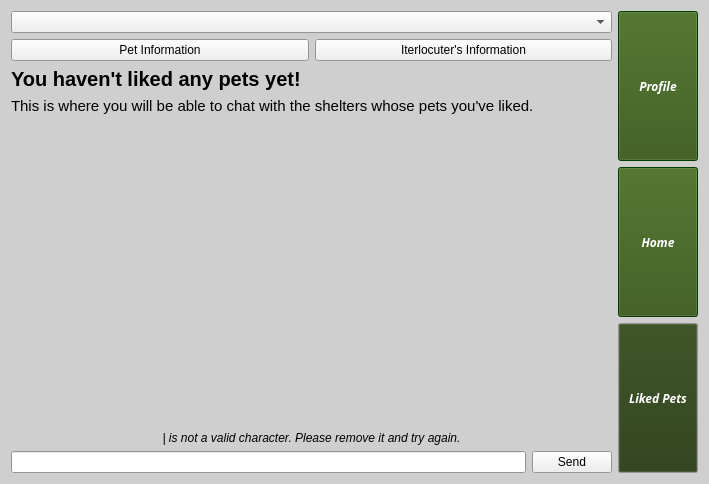
<?xml version="1.0" encoding="UTF-8"?>
<ui version="4.0">
 <class>PetList</class>
 <widget class="QWidget" name="PetList">
  <property name="geometry">
   <rect>
    <x>0</x>
    <y>0</y>
    <width>709</width>
    <height>484</height>
   </rect>
  </property>
  <property name="palette">
   <palette>
    <active>
     <colorrole role="WindowText">
      <brush brushstyle="SolidPattern">
       <color alpha="255">
        <red>0</red>
        <green>0</green>
        <blue>0</blue>
       </color>
      </brush>
     </colorrole>
     <colorrole role="Midlight">
      <brush brushstyle="SolidPattern">
       <color alpha="255">
        <red>255</red>
        <green>255</green>
        <blue>255</blue>
       </color>
      </brush>
     </colorrole>
     <colorrole role="Dark">
      <brush brushstyle="SolidPattern">
       <color alpha="255">
        <red>255</red>
        <green>255</green>
        <blue>255</blue>
       </color>
      </brush>
     </colorrole>
     <colorrole role="Mid">
      <brush brushstyle="SolidPattern">
       <color alpha="255">
        <red>255</red>
        <green>255</green>
        <blue>255</blue>
       </color>
      </brush>
     </colorrole>
     <colorrole role="Text">
      <brush brushstyle="SolidPattern">
       <color alpha="255">
        <red>0</red>
        <green>0</green>
        <blue>0</blue>
       </color>
      </brush>
     </colorrole>
     <colorrole role="ButtonText">
      <brush brushstyle="SolidPattern">
       <color alpha="255">
        <red>0</red>
        <green>0</green>
        <blue>0</blue>
       </color>
      </brush>
     </colorrole>
     <colorrole role="Base">
      <brush brushstyle="SolidPattern">
       <color alpha="255">
        <red>255</red>
        <green>255</green>
        <blue>255</blue>
       </color>
      </brush>
     </colorrole>
     <colorrole role="Window">
      <brush brushstyle="SolidPattern">
       <color alpha="255">
        <red>207</red>
        <green>207</green>
        <blue>207</blue>
       </color>
      </brush>
     </colorrole>
     <colorrole role="Shadow">
      <brush brushstyle="SolidPattern">
       <color alpha="255">
        <red>255</red>
        <green>255</green>
        <blue>255</blue>
       </color>
      </brush>
     </colorrole>
    </active>
    <inactive>
     <colorrole role="WindowText">
      <brush brushstyle="SolidPattern">
       <color alpha="255">
        <red>0</red>
        <green>0</green>
        <blue>0</blue>
       </color>
      </brush>
     </colorrole>
     <colorrole role="Midlight">
      <brush brushstyle="SolidPattern">
       <color alpha="255">
        <red>255</red>
        <green>255</green>
        <blue>255</blue>
       </color>
      </brush>
     </colorrole>
     <colorrole role="Dark">
      <brush brushstyle="SolidPattern">
       <color alpha="255">
        <red>255</red>
        <green>255</green>
        <blue>255</blue>
       </color>
      </brush>
     </colorrole>
     <colorrole role="Mid">
      <brush brushstyle="SolidPattern">
       <color alpha="255">
        <red>255</red>
        <green>255</green>
        <blue>255</blue>
       </color>
      </brush>
     </colorrole>
     <colorrole role="Text">
      <brush brushstyle="SolidPattern">
       <color alpha="255">
        <red>0</red>
        <green>0</green>
        <blue>0</blue>
       </color>
      </brush>
     </colorrole>
     <colorrole role="ButtonText">
      <brush brushstyle="SolidPattern">
       <color alpha="255">
        <red>0</red>
        <green>0</green>
        <blue>0</blue>
       </color>
      </brush>
     </colorrole>
     <colorrole role="Base">
      <brush brushstyle="SolidPattern">
       <color alpha="255">
        <red>255</red>
        <green>255</green>
        <blue>255</blue>
       </color>
      </brush>
     </colorrole>
     <colorrole role="Window">
      <brush brushstyle="SolidPattern">
       <color alpha="255">
        <red>207</red>
        <green>207</green>
        <blue>207</blue>
       </color>
      </brush>
     </colorrole>
     <colorrole role="Shadow">
      <brush brushstyle="SolidPattern">
       <color alpha="255">
        <red>255</red>
        <green>255</green>
        <blue>255</blue>
       </color>
      </brush>
     </colorrole>
    </inactive>
    <disabled>
     <colorrole role="WindowText">
      <brush brushstyle="SolidPattern">
       <color alpha="255">
        <red>255</red>
        <green>255</green>
        <blue>255</blue>
       </color>
      </brush>
     </colorrole>
     <colorrole role="Midlight">
      <brush brushstyle="SolidPattern">
       <color alpha="255">
        <red>255</red>
        <green>255</green>
        <blue>255</blue>
       </color>
      </brush>
     </colorrole>
     <colorrole role="Dark">
      <brush brushstyle="SolidPattern">
       <color alpha="255">
        <red>255</red>
        <green>255</green>
        <blue>255</blue>
       </color>
      </brush>
     </colorrole>
     <colorrole role="Mid">
      <brush brushstyle="SolidPattern">
       <color alpha="255">
        <red>255</red>
        <green>255</green>
        <blue>255</blue>
       </color>
      </brush>
     </colorrole>
     <colorrole role="Text">
      <brush brushstyle="SolidPattern">
       <color alpha="255">
        <red>255</red>
        <green>255</green>
        <blue>255</blue>
       </color>
      </brush>
     </colorrole>
     <colorrole role="ButtonText">
      <brush brushstyle="SolidPattern">
       <color alpha="255">
        <red>255</red>
        <green>255</green>
        <blue>255</blue>
       </color>
      </brush>
     </colorrole>
     <colorrole role="Base">
      <brush brushstyle="SolidPattern">
       <color alpha="255">
        <red>207</red>
        <green>207</green>
        <blue>207</blue>
       </color>
      </brush>
     </colorrole>
     <colorrole role="Window">
      <brush brushstyle="SolidPattern">
       <color alpha="255">
        <red>207</red>
        <green>207</green>
        <blue>207</blue>
       </color>
      </brush>
     </colorrole>
     <colorrole role="Shadow">
      <brush brushstyle="SolidPattern">
       <color alpha="255">
        <red>255</red>
        <green>255</green>
        <blue>255</blue>
       </color>
      </brush>
     </colorrole>
    </disabled>
   </palette>
  </property>
  <property name="windowTitle">
   <string>Form</string>
  </property>
  <layout class="QVBoxLayout" name="verticalLayout_3">
   <item>
    <layout class="QHBoxLayout" name="horizontalLayout" stretch="2,0">
     <item>
      <layout class="QVBoxLayout" name="chatLayout" stretch="1,0,0,4,0,0">
       <item>
        <widget class="QComboBox" name="otherConvos"/>
       </item>
       <item>
        <layout class="QHBoxLayout" name="horizontalLayout_3">
         <item>
          <widget class="QPushButton" name="petInfoButton">
           <property name="text">
            <string>Pet Information</string>
           </property>
          </widget>
         </item>
         <item>
          <widget class="QPushButton" name="shelterInfoButton">
           <property name="text">
            <string>Iterlocuter's Information</string>
           </property>
          </widget>
         </item>
        </layout>
       </item>
       <item>
        <widget class="QLabel" name="chatTitle">
         <property name="font">
          <font>
           <pointsize>15</pointsize>
           <weight>75</weight>
           <bold>true</bold>
          </font>
         </property>
         <property name="text">
          <string>You haven't liked any pets yet!</string>
         </property>
        </widget>
       </item>
       <item>
        <widget class="QLabel" name="chatbox">
         <property name="palette">
          <palette>
           <active>
            <colorrole role="WindowText">
             <brush brushstyle="SolidPattern">
              <color alpha="255">
               <red>0</red>
               <green>0</green>
               <blue>0</blue>
              </color>
             </brush>
            </colorrole>
           </active>
           <inactive>
            <colorrole role="WindowText">
             <brush brushstyle="SolidPattern">
              <color alpha="255">
               <red>0</red>
               <green>0</green>
               <blue>0</blue>
              </color>
             </brush>
            </colorrole>
           </inactive>
           <disabled>
            <colorrole role="WindowText">
             <brush brushstyle="SolidPattern">
              <color alpha="255">
               <red>0</red>
               <green>42</green>
               <blue>0</blue>
              </color>
             </brush>
            </colorrole>
           </disabled>
          </palette>
         </property>
         <property name="font">
          <font>
           <pointsize>11</pointsize>
          </font>
         </property>
         <property name="text">
          <string>This is where you will be able to chat with the shelters whose pets you've liked.</string>
         </property>
         <property name="alignment">
          <set>Qt::AlignLeading|Qt::AlignLeft|Qt::AlignTop</set>
         </property>
        </widget>
       </item>
       <item>
        <widget class="QLabel" name="invalidWarning">
         <property name="font">
          <font>
           <italic>true</italic>
          </font>
         </property>
         <property name="text">
          <string>| is not a valid character. Please remove it and try again.</string>
         </property>
         <property name="alignment">
          <set>Qt::AlignCenter</set>
         </property>
        </widget>
       </item>
       <item>
        <layout class="QHBoxLayout" name="horizontalLayout_2">
         <item>
          <widget class="QLineEdit" name="lineEdit"/>
         </item>
         <item>
          <widget class="QPushButton" name="sendButton">
           <property name="text">
            <string>Send</string>
           </property>
          </widget>
         </item>
        </layout>
       </item>
      </layout>
     </item>
     <item>
      <layout class="QVBoxLayout" name="menuLayout" stretch="1,1,1">
       <item>
        <widget class="QPushButton" name="profileButton">
         <property name="minimumSize">
          <size>
           <width>80</width>
           <height>150</height>
          </size>
         </property>
         <property name="maximumSize">
          <size>
           <width>10000</width>
           <height>10000</height>
          </size>
         </property>
         <property name="palette">
          <palette>
           <active>
            <colorrole role="WindowText">
             <brush brushstyle="SolidPattern">
              <color alpha="255">
               <red>255</red>
               <green>255</green>
               <blue>255</blue>
              </color>
             </brush>
            </colorrole>
            <colorrole role="Button">
             <brush brushstyle="SolidPattern">
              <color alpha="255">
               <red>50</red>
               <green>85</green>
               <blue>19</blue>
              </color>
             </brush>
            </colorrole>
            <colorrole role="Light">
             <brush brushstyle="SolidPattern">
              <color alpha="255">
               <red>0</red>
               <green>127</green>
               <blue>0</blue>
              </color>
             </brush>
            </colorrole>
            <colorrole role="Midlight">
             <brush brushstyle="SolidPattern">
              <color alpha="255">
               <red>0</red>
               <green>106</green>
               <blue>0</blue>
              </color>
             </brush>
            </colorrole>
            <colorrole role="Dark">
             <brush brushstyle="SolidPattern">
              <color alpha="255">
               <red>0</red>
               <green>42</green>
               <blue>0</blue>
              </color>
             </brush>
            </colorrole>
            <colorrole role="Mid">
             <brush brushstyle="SolidPattern">
              <color alpha="255">
               <red>0</red>
               <green>56</green>
               <blue>0</blue>
              </color>
             </brush>
            </colorrole>
            <colorrole role="Text">
             <brush brushstyle="SolidPattern">
              <color alpha="255">
               <red>255</red>
               <green>255</green>
               <blue>255</blue>
              </color>
             </brush>
            </colorrole>
            <colorrole role="BrightText">
             <brush brushstyle="SolidPattern">
              <color alpha="255">
               <red>255</red>
               <green>255</green>
               <blue>255</blue>
              </color>
             </brush>
            </colorrole>
            <colorrole role="ButtonText">
             <brush brushstyle="SolidPattern">
              <color alpha="255">
               <red>255</red>
               <green>255</green>
               <blue>255</blue>
              </color>
             </brush>
            </colorrole>
            <colorrole role="Base">
             <brush brushstyle="SolidPattern">
              <color alpha="255">
               <red>0</red>
               <green>0</green>
               <blue>0</blue>
              </color>
             </brush>
            </colorrole>
            <colorrole role="Window">
             <brush brushstyle="SolidPattern">
              <color alpha="255">
               <red>0</red>
               <green>85</green>
               <blue>0</blue>
              </color>
             </brush>
            </colorrole>
            <colorrole role="Shadow">
             <brush brushstyle="SolidPattern">
              <color alpha="255">
               <red>0</red>
               <green>0</green>
               <blue>0</blue>
              </color>
             </brush>
            </colorrole>
            <colorrole role="AlternateBase">
             <brush brushstyle="SolidPattern">
              <color alpha="255">
               <red>0</red>
               <green>42</green>
               <blue>0</blue>
              </color>
             </brush>
            </colorrole>
            <colorrole role="ToolTipBase">
             <brush brushstyle="SolidPattern">
              <color alpha="255">
               <red>255</red>
               <green>255</green>
               <blue>220</blue>
              </color>
             </brush>
            </colorrole>
            <colorrole role="ToolTipText">
             <brush brushstyle="SolidPattern">
              <color alpha="255">
               <red>0</red>
               <green>0</green>
               <blue>0</blue>
              </color>
             </brush>
            </colorrole>
           </active>
           <inactive>
            <colorrole role="WindowText">
             <brush brushstyle="SolidPattern">
              <color alpha="255">
               <red>255</red>
               <green>255</green>
               <blue>255</blue>
              </color>
             </brush>
            </colorrole>
            <colorrole role="Button">
             <brush brushstyle="SolidPattern">
              <color alpha="255">
               <red>50</red>
               <green>85</green>
               <blue>19</blue>
              </color>
             </brush>
            </colorrole>
            <colorrole role="Light">
             <brush brushstyle="SolidPattern">
              <color alpha="255">
               <red>0</red>
               <green>127</green>
               <blue>0</blue>
              </color>
             </brush>
            </colorrole>
            <colorrole role="Midlight">
             <brush brushstyle="SolidPattern">
              <color alpha="255">
               <red>0</red>
               <green>106</green>
               <blue>0</blue>
              </color>
             </brush>
            </colorrole>
            <colorrole role="Dark">
             <brush brushstyle="SolidPattern">
              <color alpha="255">
               <red>0</red>
               <green>42</green>
               <blue>0</blue>
              </color>
             </brush>
            </colorrole>
            <colorrole role="Mid">
             <brush brushstyle="SolidPattern">
              <color alpha="255">
               <red>0</red>
               <green>56</green>
               <blue>0</blue>
              </color>
             </brush>
            </colorrole>
            <colorrole role="Text">
             <brush brushstyle="SolidPattern">
              <color alpha="255">
               <red>255</red>
               <green>255</green>
               <blue>255</blue>
              </color>
             </brush>
            </colorrole>
            <colorrole role="BrightText">
             <brush brushstyle="SolidPattern">
              <color alpha="255">
               <red>255</red>
               <green>255</green>
               <blue>255</blue>
              </color>
             </brush>
            </colorrole>
            <colorrole role="ButtonText">
             <brush brushstyle="SolidPattern">
              <color alpha="255">
               <red>255</red>
               <green>255</green>
               <blue>255</blue>
              </color>
             </brush>
            </colorrole>
            <colorrole role="Base">
             <brush brushstyle="SolidPattern">
              <color alpha="255">
               <red>0</red>
               <green>0</green>
               <blue>0</blue>
              </color>
             </brush>
            </colorrole>
            <colorrole role="Window">
             <brush brushstyle="SolidPattern">
              <color alpha="255">
               <red>0</red>
               <green>85</green>
               <blue>0</blue>
              </color>
             </brush>
            </colorrole>
            <colorrole role="Shadow">
             <brush brushstyle="SolidPattern">
              <color alpha="255">
               <red>0</red>
               <green>0</green>
               <blue>0</blue>
              </color>
             </brush>
            </colorrole>
            <colorrole role="AlternateBase">
             <brush brushstyle="SolidPattern">
              <color alpha="255">
               <red>0</red>
               <green>42</green>
               <blue>0</blue>
              </color>
             </brush>
            </colorrole>
            <colorrole role="ToolTipBase">
             <brush brushstyle="SolidPattern">
              <color alpha="255">
               <red>255</red>
               <green>255</green>
               <blue>220</blue>
              </color>
             </brush>
            </colorrole>
            <colorrole role="ToolTipText">
             <brush brushstyle="SolidPattern">
              <color alpha="255">
               <red>0</red>
               <green>0</green>
               <blue>0</blue>
              </color>
             </brush>
            </colorrole>
           </inactive>
           <disabled>
            <colorrole role="WindowText">
             <brush brushstyle="SolidPattern">
              <color alpha="255">
               <red>0</red>
               <green>42</green>
               <blue>0</blue>
              </color>
             </brush>
            </colorrole>
            <colorrole role="Button">
             <brush brushstyle="SolidPattern">
              <color alpha="255">
               <red>50</red>
               <green>85</green>
               <blue>19</blue>
              </color>
             </brush>
            </colorrole>
            <colorrole role="Light">
             <brush brushstyle="SolidPattern">
              <color alpha="255">
               <red>0</red>
               <green>127</green>
               <blue>0</blue>
              </color>
             </brush>
            </colorrole>
            <colorrole role="Midlight">
             <brush brushstyle="SolidPattern">
              <color alpha="255">
               <red>0</red>
               <green>106</green>
               <blue>0</blue>
              </color>
             </brush>
            </colorrole>
            <colorrole role="Dark">
             <brush brushstyle="SolidPattern">
              <color alpha="255">
               <red>0</red>
               <green>42</green>
               <blue>0</blue>
              </color>
             </brush>
            </colorrole>
            <colorrole role="Mid">
             <brush brushstyle="SolidPattern">
              <color alpha="255">
               <red>0</red>
               <green>56</green>
               <blue>0</blue>
              </color>
             </brush>
            </colorrole>
            <colorrole role="Text">
             <brush brushstyle="SolidPattern">
              <color alpha="255">
               <red>0</red>
               <green>42</green>
               <blue>0</blue>
              </color>
             </brush>
            </colorrole>
            <colorrole role="BrightText">
             <brush brushstyle="SolidPattern">
              <color alpha="255">
               <red>255</red>
               <green>255</green>
               <blue>255</blue>
              </color>
             </brush>
            </colorrole>
            <colorrole role="ButtonText">
             <brush brushstyle="SolidPattern">
              <color alpha="255">
               <red>0</red>
               <green>42</green>
               <blue>0</blue>
              </color>
             </brush>
            </colorrole>
            <colorrole role="Base">
             <brush brushstyle="SolidPattern">
              <color alpha="255">
               <red>0</red>
               <green>85</green>
               <blue>0</blue>
              </color>
             </brush>
            </colorrole>
            <colorrole role="Window">
             <brush brushstyle="SolidPattern">
              <color alpha="255">
               <red>0</red>
               <green>85</green>
               <blue>0</blue>
              </color>
             </brush>
            </colorrole>
            <colorrole role="Shadow">
             <brush brushstyle="SolidPattern">
              <color alpha="255">
               <red>0</red>
               <green>0</green>
               <blue>0</blue>
              </color>
             </brush>
            </colorrole>
            <colorrole role="AlternateBase">
             <brush brushstyle="SolidPattern">
              <color alpha="255">
               <red>0</red>
               <green>85</green>
               <blue>0</blue>
              </color>
             </brush>
            </colorrole>
            <colorrole role="ToolTipBase">
             <brush brushstyle="SolidPattern">
              <color alpha="255">
               <red>255</red>
               <green>255</green>
               <blue>220</blue>
              </color>
             </brush>
            </colorrole>
            <colorrole role="ToolTipText">
             <brush brushstyle="SolidPattern">
              <color alpha="255">
               <red>0</red>
               <green>0</green>
               <blue>0</blue>
              </color>
             </brush>
            </colorrole>
           </disabled>
          </palette>
         </property>
         <property name="font">
          <font>
           <family>Purisa</family>
           <weight>75</weight>
           <italic>true</italic>
           <bold>true</bold>
          </font>
         </property>
         <property name="text">
          <string>Profile</string>
         </property>
        </widget>
       </item>
       <item>
        <widget class="QPushButton" name="homeButton">
         <property name="minimumSize">
          <size>
           <width>80</width>
           <height>150</height>
          </size>
         </property>
         <property name="maximumSize">
          <size>
           <width>10000</width>
           <height>10000</height>
          </size>
         </property>
         <property name="palette">
          <palette>
           <active>
            <colorrole role="WindowText">
             <brush brushstyle="SolidPattern">
              <color alpha="255">
               <red>255</red>
               <green>255</green>
               <blue>255</blue>
              </color>
             </brush>
            </colorrole>
            <colorrole role="Button">
             <brush brushstyle="SolidPattern">
              <color alpha="255">
               <red>50</red>
               <green>85</green>
               <blue>19</blue>
              </color>
             </brush>
            </colorrole>
            <colorrole role="Light">
             <brush brushstyle="SolidPattern">
              <color alpha="255">
               <red>0</red>
               <green>127</green>
               <blue>0</blue>
              </color>
             </brush>
            </colorrole>
            <colorrole role="Midlight">
             <brush brushstyle="SolidPattern">
              <color alpha="255">
               <red>0</red>
               <green>106</green>
               <blue>0</blue>
              </color>
             </brush>
            </colorrole>
            <colorrole role="Dark">
             <brush brushstyle="SolidPattern">
              <color alpha="255">
               <red>0</red>
               <green>42</green>
               <blue>0</blue>
              </color>
             </brush>
            </colorrole>
            <colorrole role="Mid">
             <brush brushstyle="SolidPattern">
              <color alpha="255">
               <red>0</red>
               <green>56</green>
               <blue>0</blue>
              </color>
             </brush>
            </colorrole>
            <colorrole role="Text">
             <brush brushstyle="SolidPattern">
              <color alpha="255">
               <red>255</red>
               <green>255</green>
               <blue>255</blue>
              </color>
             </brush>
            </colorrole>
            <colorrole role="BrightText">
             <brush brushstyle="SolidPattern">
              <color alpha="255">
               <red>255</red>
               <green>255</green>
               <blue>255</blue>
              </color>
             </brush>
            </colorrole>
            <colorrole role="ButtonText">
             <brush brushstyle="SolidPattern">
              <color alpha="255">
               <red>255</red>
               <green>255</green>
               <blue>255</blue>
              </color>
             </brush>
            </colorrole>
            <colorrole role="Base">
             <brush brushstyle="SolidPattern">
              <color alpha="255">
               <red>0</red>
               <green>0</green>
               <blue>0</blue>
              </color>
             </brush>
            </colorrole>
            <colorrole role="Window">
             <brush brushstyle="SolidPattern">
              <color alpha="255">
               <red>0</red>
               <green>85</green>
               <blue>0</blue>
              </color>
             </brush>
            </colorrole>
            <colorrole role="Shadow">
             <brush brushstyle="SolidPattern">
              <color alpha="255">
               <red>0</red>
               <green>0</green>
               <blue>0</blue>
              </color>
             </brush>
            </colorrole>
            <colorrole role="AlternateBase">
             <brush brushstyle="SolidPattern">
              <color alpha="255">
               <red>0</red>
               <green>42</green>
               <blue>0</blue>
              </color>
             </brush>
            </colorrole>
            <colorrole role="ToolTipBase">
             <brush brushstyle="SolidPattern">
              <color alpha="255">
               <red>255</red>
               <green>255</green>
               <blue>220</blue>
              </color>
             </brush>
            </colorrole>
            <colorrole role="ToolTipText">
             <brush brushstyle="SolidPattern">
              <color alpha="255">
               <red>0</red>
               <green>0</green>
               <blue>0</blue>
              </color>
             </brush>
            </colorrole>
           </active>
           <inactive>
            <colorrole role="WindowText">
             <brush brushstyle="SolidPattern">
              <color alpha="255">
               <red>255</red>
               <green>255</green>
               <blue>255</blue>
              </color>
             </brush>
            </colorrole>
            <colorrole role="Button">
             <brush brushstyle="SolidPattern">
              <color alpha="255">
               <red>50</red>
               <green>85</green>
               <blue>19</blue>
              </color>
             </brush>
            </colorrole>
            <colorrole role="Light">
             <brush brushstyle="SolidPattern">
              <color alpha="255">
               <red>0</red>
               <green>127</green>
               <blue>0</blue>
              </color>
             </brush>
            </colorrole>
            <colorrole role="Midlight">
             <brush brushstyle="SolidPattern">
              <color alpha="255">
               <red>0</red>
               <green>106</green>
               <blue>0</blue>
              </color>
             </brush>
            </colorrole>
            <colorrole role="Dark">
             <brush brushstyle="SolidPattern">
              <color alpha="255">
               <red>0</red>
               <green>42</green>
               <blue>0</blue>
              </color>
             </brush>
            </colorrole>
            <colorrole role="Mid">
             <brush brushstyle="SolidPattern">
              <color alpha="255">
               <red>0</red>
               <green>56</green>
               <blue>0</blue>
              </color>
             </brush>
            </colorrole>
            <colorrole role="Text">
             <brush brushstyle="SolidPattern">
              <color alpha="255">
               <red>255</red>
               <green>255</green>
               <blue>255</blue>
              </color>
             </brush>
            </colorrole>
            <colorrole role="BrightText">
             <brush brushstyle="SolidPattern">
              <color alpha="255">
               <red>255</red>
               <green>255</green>
               <blue>255</blue>
              </color>
             </brush>
            </colorrole>
            <colorrole role="ButtonText">
             <brush brushstyle="SolidPattern">
              <color alpha="255">
               <red>255</red>
               <green>255</green>
               <blue>255</blue>
              </color>
             </brush>
            </colorrole>
            <colorrole role="Base">
             <brush brushstyle="SolidPattern">
              <color alpha="255">
               <red>0</red>
               <green>0</green>
               <blue>0</blue>
              </color>
             </brush>
            </colorrole>
            <colorrole role="Window">
             <brush brushstyle="SolidPattern">
              <color alpha="255">
               <red>0</red>
               <green>85</green>
               <blue>0</blue>
              </color>
             </brush>
            </colorrole>
            <colorrole role="Shadow">
             <brush brushstyle="SolidPattern">
              <color alpha="255">
               <red>0</red>
               <green>0</green>
               <blue>0</blue>
              </color>
             </brush>
            </colorrole>
            <colorrole role="AlternateBase">
             <brush brushstyle="SolidPattern">
              <color alpha="255">
               <red>0</red>
               <green>42</green>
               <blue>0</blue>
              </color>
             </brush>
            </colorrole>
            <colorrole role="ToolTipBase">
             <brush brushstyle="SolidPattern">
              <color alpha="255">
               <red>255</red>
               <green>255</green>
               <blue>220</blue>
              </color>
             </brush>
            </colorrole>
            <colorrole role="ToolTipText">
             <brush brushstyle="SolidPattern">
              <color alpha="255">
               <red>0</red>
               <green>0</green>
               <blue>0</blue>
              </color>
             </brush>
            </colorrole>
           </inactive>
           <disabled>
            <colorrole role="WindowText">
             <brush brushstyle="SolidPattern">
              <color alpha="255">
               <red>0</red>
               <green>42</green>
               <blue>0</blue>
              </color>
             </brush>
            </colorrole>
            <colorrole role="Button">
             <brush brushstyle="SolidPattern">
              <color alpha="255">
               <red>50</red>
               <green>85</green>
               <blue>19</blue>
              </color>
             </brush>
            </colorrole>
            <colorrole role="Light">
             <brush brushstyle="SolidPattern">
              <color alpha="255">
               <red>0</red>
               <green>127</green>
               <blue>0</blue>
              </color>
             </brush>
            </colorrole>
            <colorrole role="Midlight">
             <brush brushstyle="SolidPattern">
              <color alpha="255">
               <red>0</red>
               <green>106</green>
               <blue>0</blue>
              </color>
             </brush>
            </colorrole>
            <colorrole role="Dark">
             <brush brushstyle="SolidPattern">
              <color alpha="255">
               <red>0</red>
               <green>42</green>
               <blue>0</blue>
              </color>
             </brush>
            </colorrole>
            <colorrole role="Mid">
             <brush brushstyle="SolidPattern">
              <color alpha="255">
               <red>0</red>
               <green>56</green>
               <blue>0</blue>
              </color>
             </brush>
            </colorrole>
            <colorrole role="Text">
             <brush brushstyle="SolidPattern">
              <color alpha="255">
               <red>0</red>
               <green>42</green>
               <blue>0</blue>
              </color>
             </brush>
            </colorrole>
            <colorrole role="BrightText">
             <brush brushstyle="SolidPattern">
              <color alpha="255">
               <red>255</red>
               <green>255</green>
               <blue>255</blue>
              </color>
             </brush>
            </colorrole>
            <colorrole role="ButtonText">
             <brush brushstyle="SolidPattern">
              <color alpha="255">
               <red>0</red>
               <green>42</green>
               <blue>0</blue>
              </color>
             </brush>
            </colorrole>
            <colorrole role="Base">
             <brush brushstyle="SolidPattern">
              <color alpha="255">
               <red>0</red>
               <green>85</green>
               <blue>0</blue>
              </color>
             </brush>
            </colorrole>
            <colorrole role="Window">
             <brush brushstyle="SolidPattern">
              <color alpha="255">
               <red>0</red>
               <green>85</green>
               <blue>0</blue>
              </color>
             </brush>
            </colorrole>
            <colorrole role="Shadow">
             <brush brushstyle="SolidPattern">
              <color alpha="255">
               <red>0</red>
               <green>0</green>
               <blue>0</blue>
              </color>
             </brush>
            </colorrole>
            <colorrole role="AlternateBase">
             <brush brushstyle="SolidPattern">
              <color alpha="255">
               <red>0</red>
               <green>85</green>
               <blue>0</blue>
              </color>
             </brush>
            </colorrole>
            <colorrole role="ToolTipBase">
             <brush brushstyle="SolidPattern">
              <color alpha="255">
               <red>255</red>
               <green>255</green>
               <blue>220</blue>
              </color>
             </brush>
            </colorrole>
            <colorrole role="ToolTipText">
             <brush brushstyle="SolidPattern">
              <color alpha="255">
               <red>0</red>
               <green>0</green>
               <blue>0</blue>
              </color>
             </brush>
            </colorrole>
           </disabled>
          </palette>
         </property>
         <property name="font">
          <font>
           <family>Purisa</family>
           <weight>75</weight>
           <italic>true</italic>
           <bold>true</bold>
          </font>
         </property>
         <property name="text">
          <string>Home</string>
         </property>
        </widget>
       </item>
       <item>
        <widget class="QPushButton" name="pushButton">
         <property name="minimumSize">
          <size>
           <width>80</width>
           <height>150</height>
          </size>
         </property>
         <property name="maximumSize">
          <size>
           <width>10000</width>
           <height>10000</height>
          </size>
         </property>
         <property name="palette">
          <palette>
           <active>
            <colorrole role="Button">
             <brush brushstyle="SolidPattern">
              <color alpha="255">
               <red>38</red>
               <green>59</green>
               <blue>18</blue>
              </color>
             </brush>
            </colorrole>
            <colorrole role="ButtonText">
             <brush brushstyle="SolidPattern">
              <color alpha="255">
               <red>255</red>
               <green>255</green>
               <blue>255</blue>
              </color>
             </brush>
            </colorrole>
           </active>
           <inactive>
            <colorrole role="Button">
             <brush brushstyle="SolidPattern">
              <color alpha="255">
               <red>38</red>
               <green>59</green>
               <blue>18</blue>
              </color>
             </brush>
            </colorrole>
            <colorrole role="ButtonText">
             <brush brushstyle="SolidPattern">
              <color alpha="255">
               <red>255</red>
               <green>255</green>
               <blue>255</blue>
              </color>
             </brush>
            </colorrole>
           </inactive>
           <disabled>
            <colorrole role="Button">
             <brush brushstyle="SolidPattern">
              <color alpha="255">
               <red>38</red>
               <green>59</green>
               <blue>18</blue>
              </color>
             </brush>
            </colorrole>
            <colorrole role="ButtonText">
             <brush brushstyle="SolidPattern">
              <color alpha="255">
               <red>255</red>
               <green>255</green>
               <blue>255</blue>
              </color>
             </brush>
            </colorrole>
           </disabled>
          </palette>
         </property>
         <property name="font">
          <font>
           <family>Purisa</family>
           <weight>75</weight>
           <italic>true</italic>
           <bold>true</bold>
          </font>
         </property>
         <property name="text">
          <string>Liked Pets</string>
         </property>
        </widget>
       </item>
      </layout>
     </item>
    </layout>
   </item>
  </layout>
 </widget>
 <resources/>
 <connections/>
</ui>
